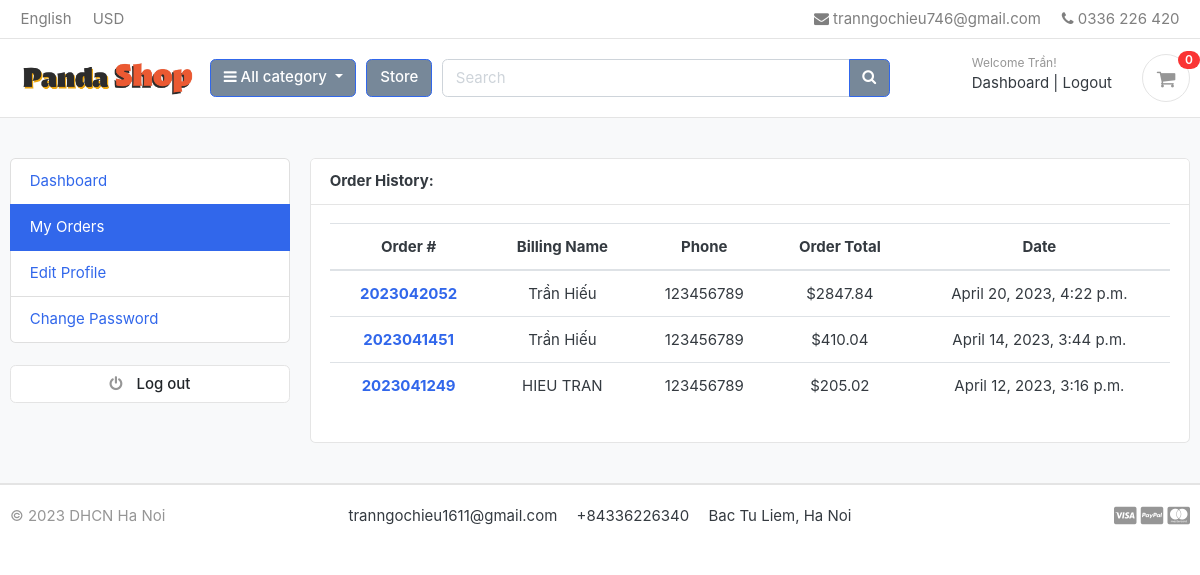
/accounts/my_orders/ (signed in), run on an earlier commit of the app's database.
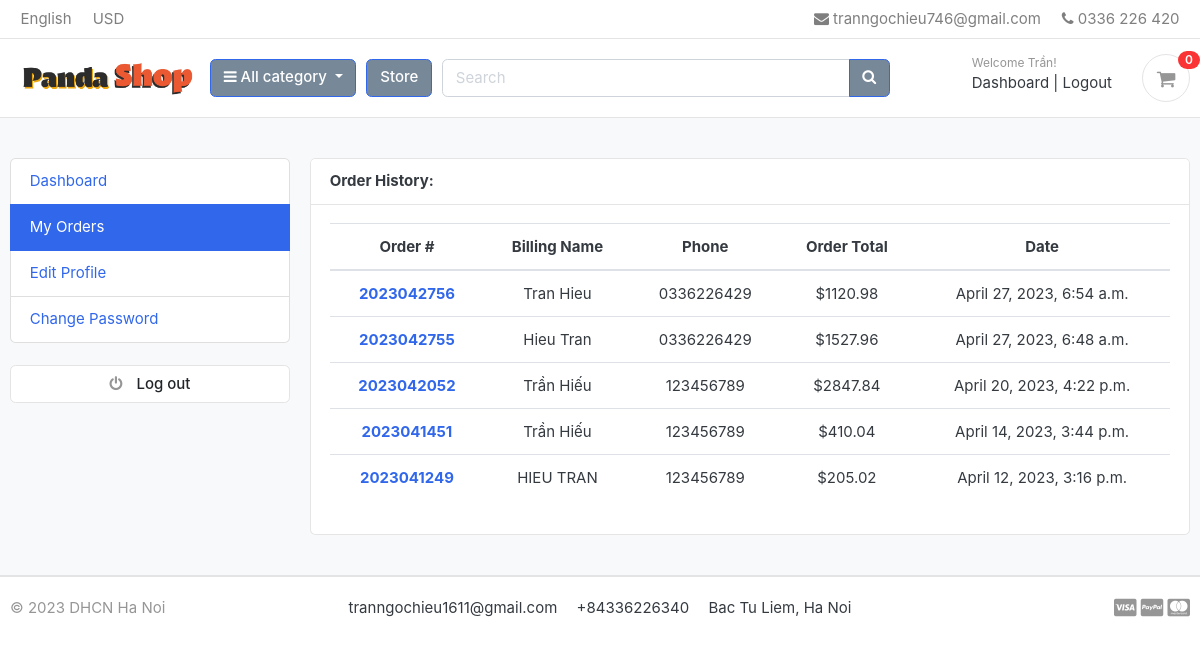
And on a later commit of the database.
### orders/models.py (models this page shows, shortened)
class Order(models.Model):
    STATUS = (
        ('New', 'New'),
        ('Accepted', 'Accepted'),
        ('Completed', 'Completed'),
        ('Cancelled', 'Cancelled'),
    )
    user = models.ForeignKey(Account, on_delete=models.SET_NULL, null=True)
    payment = models.ForeignKey(Payment, on_delete=models.SET_NULL, blank=True, null=True)
    order_number = models.CharField(max_length=20)
    first_name = models.CharField(max_length=50)
    last_name = models.CharField(max_length=50)
    phone = models.CharField(max_length=15)
    email = models.EmailField(max_length=50)
    address_line_1 = models.CharField(max_length=50)
    address_line_2 = models.CharField(max_length=50, blank=True)
    country = models.CharField(max_length=50)
    state = models.CharField(max_length=50)
    city = models.CharField(max_length=50)
    order_note = models.CharField(max_length=100, blank=True)
    order_total = models.FloatField()
    tax = models.FloatField()
    status = models.CharField(max_length=10, choices=STATUS, default='New')
    ip = models.CharField(blank=True, max_length=20)
    is_ordered = models.BooleanField(default=False)
    created_at = models.DateTimeField(auto_now_add=True)
    updated_at = models.DateTimeField(auto_now=True)
    def full_name(self):
        return f'{self.first_name} {self.last_name}'

### accounts/views.py (the view)
# urls.py: path('my_orders/', views.my_orders, name="my_orders"),
@login_required(login_url = 'login')
def my_orders(request):
    orders = Order.objects.filter(user=request.user, is_ordered=True).order_by('-created_at')
    context = {
        'orders': orders,
    }
    return render(request, 'accounts/my_orders.html', context)

### carts/context_processors.py (called while the page is built)
def counter(request):
    cart_count = 0
    if 'admin' in request.path:
        return {}
    else:
        try:
            cart = Cart.objects.filter(cart_id=_cart_id(request))
            if request.user.is_authenticated:
                cart_items = CartItem.objects.all().filter(user=request.user)
            else:
                cart_items = CartItem.objects.all().filter(cart=cart[:1])
            for cart_item in cart_items:
                cart_count += cart_item.quantity
        except Cart.DoesNotExist:
            cart_count = 0
    return dict(cart_count=cart_count)

### carts/views.py (called while the page is built)
def _cart_id(request):
    cart = request.session.session_key
    if not cart:
        cart = request.session.create()
    return cart

### category/context_processors.py (called while the page is built)
def menu_links(request):
    links = Category.objects.all()
    return dict(links=links)

### category/models.py (called while the page is built)
    def get_url(self):
        return reverse('product_by_category', args=[self.slug])

### Template/accounts/my_orders.html (shortened to what this page needs)
{% extends 'base.html' %}
{% load static %}
{% block content %}
<section class="section-conten padding-y bg">
    <div class="container">
        <div class="row">
        {% include 'includes/dashboard_sidebar.html' %}
        <main class="col-md-9">
            <article class="card">
            <header class="card-header">
                <strong class="d-inline-block mr-3">Order History:</strong>
            </header>
            <div class="card-body">
                <div class="row" style="text-align: center;">
                    <div class="col-md-12">
                        <table class="table table-hover">
                            <thead>
                                <tr>
                                    <th scope="col">Order #</th>
                                    <th scope="col">Billing Name</th>
                                    <th scope="col">Phone</th>
                                    <th scope="col">Order Total</th>
                                    <th scope="col">Date</th>
                                </tr>
                            </thead>
                            <tbody>
                            {% for order in orders %}
                                <tr>
                                    <th scope="row"><a href="{% url 'order_detail' order.order_number %}">{{ order.order_number }}</a></th>
                                    <td>{{ order.full_name }}</td>
                                    <td>{{ order.phone }}</td>
                                    <td>${{ order.order_total }}</td>
                                    <td>{{ order.created_at }}</td>
                                </tr>
                            {% endfor %}
                            </tbody>
                          </table>
                    </div>
                </div>
            </div>
            </article>
        </main>
    </div>
    </div>
</section>
{% endblock %}

What changed in the data, as far as the page shows it:
added Order: order_number "2023042756", full_name "Tran Hieu", phone "0336226429", order_total "1120.98", created_at "April 27, 2023, 6:54 a.m."
added Order: order_number "2023042755", full_name "Hieu Tran", phone "0336226429", order_total "1527.96", created_at "April 27, 2023, 6:48 a.m."
